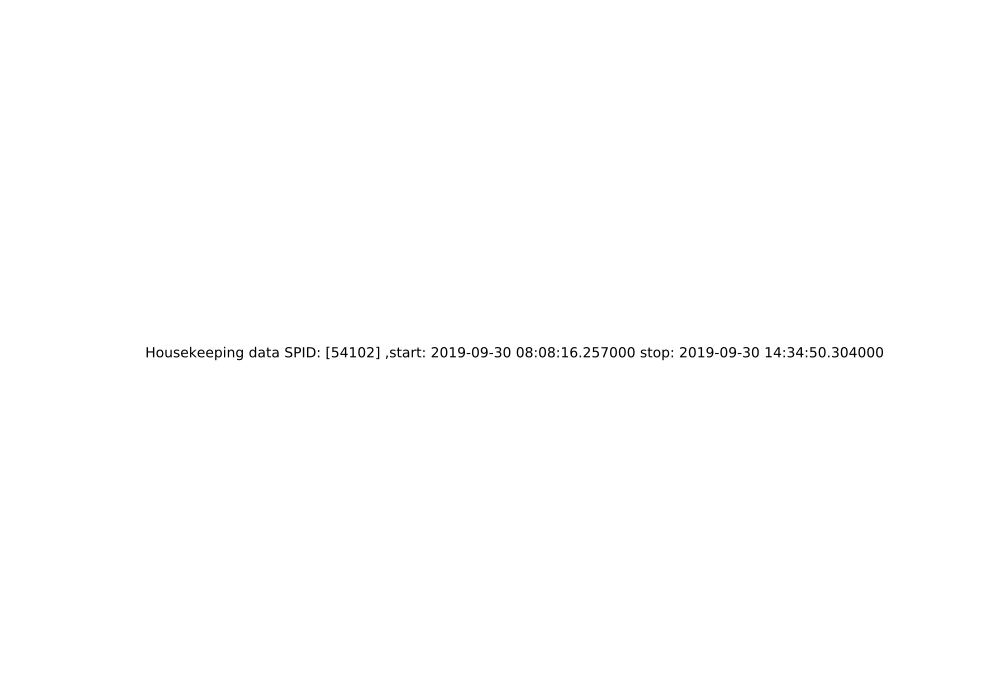

Write Python code to recreate this figure.
#plot calibration spectra, whose counts are still compressed

import os
import math

import sys
sys.path.append('..')
sys.path.append('.')
import numpy as np
from matplotlib import pyplot as plt
from matplotlib.backends.backend_pdf import PdfPages
from datetime import datetime

from utils import stix_packet_analyzer as sta
from utils import stix_desc
from core import stix_idb
analyzer = sta.analyzer()
STIX_IDB = stix_idb.stix_idb()

SPIDs = [
    54101, 54102
]

groups = [{
    'Operation mode': ['NIXD0023']
}, {
    'ASW': ['NIXD0001', 'NIXD0021', 'NIXD0005', 'NIXD0003', 'NIXD0166']
}, {
    'CPU': [
        'NIXD0002',
        'NIXD0167',
        'NIXD0168',
        'NIXD0169',
    ]
},
          {
              'Spw-links': [
                  'NIXD0030', 'NIXD0031', 'NIXD0032', 'NIXD0001']},
              {'Spw-links':[
                  'NIXD0078',
                  'NIXD0079', 'NIXD0080', 'NIXD0081'
              ]
          }, {
              'Telecommands': ['NIXD0077']
          }, {
              'IDPU': ['NIXD0004']
          }, {
              'FDIR': ['NIX00085']
          },
          {
              'DPU voltages': [
                  'NIXD0027', 'NIXD0028', 'NIXD0029', 'NIXD0030', 'NIXD0031']},
              {'DPU voltages':[ 'NIXD0032', 'NIXD0035', 'NIXD0036', 'NIXD0037'
              ]
          }, {
              'DPU temperature sensors': ['NIXD0025', 'NIXD0026']
          }, {
              'PSU': [
                  'NIXD0024',
              ]
          }, {
              'LV': ['NIXD0092']
          },
          {
              'Aspect system power/voltages': [
                  'NIXD0086', 'NIXD0087', 'NIXD0038', 'NIXD0039', 'NIXD0048',
                  'NIXD0049'
              ]
          },
          {
              'Aspect system temperature sensors': [
                  'NIXD0040', 'NIXD0041', 'NIXD0042', 'NIXD0043']},{'Aspect system temperature sensors group 2':[ 'NIXD0044',
                  'NIXD0045', 'NIXD0046', 'NIXD0047'
              ]
          },
          {
              'Aspect readouts':
              ['NIX00078', 'NIX00079', 'NIX00080', 'NIX00081']
          },
          {
              'Attenuator': [
                  'NIXD0050', 'NIXD0051', 'NIXD0088', 'NIXD0089']},
              {'Attenuator':[        'NIXD0068',
                  'NIXD0069', 'NIX00076', 'NIX00094', 'NIXD0075'
              ]
          },
          {
              'HV and depolarization': [
                  'NIXD0023', 'NIXD0090', 'NIXD0091']},
              {'HV and depolarization': [
                  'NIXD0023',
                  'NIXD0066', 'NIXD0067',
                  'NIXD0074'
              ]
          }, {
              'High voltage': ['NIXD0052', 'NIXD0053']
          },
          {
              'Detector temperature sensors':
              ['NIXD0054', 'NIXD0055', 'NIXD0056', 'NIXD0057']
          },
          {
              'Detector': [
                  'NIXD0082',
                  'NIXD0083',
                  'NIXD0084',
                  'NIXD0085',
                  'NIXD0070',
                  'NIXD0058',
              ]
          }, {
              'Trigger rates': ['NIXD0023', 'NIX00072', 'NIX00073']
          }]

#delta_time between packets

figsize = (10, 7)

def get_delta_time(time_array):
    last_ts=time_array[0]
    delta_ts=[]
    for t in time_array[1:]:
        delta_ts.append(t-last_ts)
        last_ts=t
    return delta_ts

    


class Plugin(object):
    def __init__(self, packets=[]):
        self.packets = packets

    def run(self, filename):
        print('Number of packets : {}'.format(len(self.packets)))
        num = analyzer.merge_packets(self.packets, SPIDs)
        print("Nb. of merged packets:{}".format(num))
        param_values = analyzer.get_merged_parameters()

        with PdfPages(filename) as pdf:
            fig = None
            fig = plt.figure(figsize=figsize)
            plt.axis('off')
            try:
                title = ' Housekeeping data SPID(s): {} ,start: {} stop: {}'.format(
                    str(SPIDs), param_values['UTC'][0], param_values['UTC'][-1])
            except KeyError:
                title = ' Housekeeping data SPID(s): {} ,start: {} stop: {}'.format(
                    str(SPIDs), param_values['time'][0], param_values['time'][-1])
            plt.text(0.5, 0.5, title, ha='center', va='center')
            pdf.savefig()
            plt.close()
            fig.clf()

            fig = plt.figure(figsize=figsize)
            title="Timestamps"
            fig.suptitle(title, fontsize=14, fontweight='bold')
            ax=fig.add_subplot(2,1,1)
            ax.plot(param_values['time'])
            ax.set_xlabel('Packet #')
            ax.set_ylabel('SCET (s)')
            ax.set_title('Packet SCET')

            ax=fig.add_subplot(2,1,2)
            ax.plot(get_delta_time(param_values['time']))
            ax.set_xlabel('Packet #')
            ax.set_ylabel('Delta T(s)')
            ax.set_title('Packet timestamp difference')
            fig.tight_layout()
            fig.subplots_adjust(top=0.9)
            pdf.savefig()
            plt.close()
            fig.clf()

            #fig = plt.figure(figsize=figsize)
            #plt.step(param_values['time'],param_values['NIXD0021'], where='mid',label='SW running (NIXD0021)')
            #plt.step(param_values['time'],param_values['NIXD0005'], where='mid',label='Active SPW link (NIXD0005)')
            #plt.legend(loc='upper right')
            #pdf.savefig()
            #plt.close()
            #fig.clf()



            


            for group in groups:
                fig = plt.figure(figsize=figsize)
                title=list(group.keys())[0]
                group_parameters=list(group.values())[0]
                num_plots = len(group_parameters)
                nrows = 0
                ncols = 1
                if num_plots<=3:
                    nrows=num_plots
                else:
                    nrows=int(math.sqrt(num_plots))
                ncols=math.ceil(num_plots/nrows)



                fig.suptitle(title, fontsize=14, fontweight='bold')

                
                for ifig, pname in enumerate(group_parameters):
                    ax = fig.add_subplot(nrows, ncols, ifig + 1)
                    text_cal = STIX_IDB.get_textual_mapping(pname)
                    value=param_values[pname]
                    if len(param_values['time']) == len(value):
                        ax.step(param_values['time'], value, where='mid')
                    else:
                        ax.plot(value)
                    ax.tick_params(axis='x', which='major', pad=10)
                    fig.tight_layout()
                    ax.set_xlabel('SCET')
                    desc = stix_desc.get_parameter_desc(pname)
                    ax.set_title('{} ({})'.format(desc, pname))
                    if text_cal:
                        print(text_cal)
                        if len(text_cal[0]) < 8:
                            ax.set_yticks(text_cal[0])
                            ax.set_yticklabels(text_cal[1])

                    else:
                        ax.set_ylabel('value')

                fig.tight_layout()
                fig.subplots_adjust(top=0.9)
                pdf.savefig()
                plt.close()
                fig.clf()

            print("Output: {}".format(filename))
